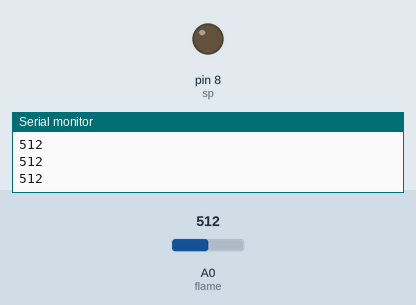
Recording of a sketch running on a simulated Arduino Uno, built with avr-gcc and run on an emulated ATmega328P. Parts: output pins drawn as LEDs (lit = HIGH), the last lines printed to the serial monitor. Inputs (shaded band) come from the test bench; at power-on: A0 (flame) = 512.

Above: at 1.3 s.
1.4 s: A0 (flame) set to 990
2.9 s: A0 (flame) set to 1015
At 3.4 s:
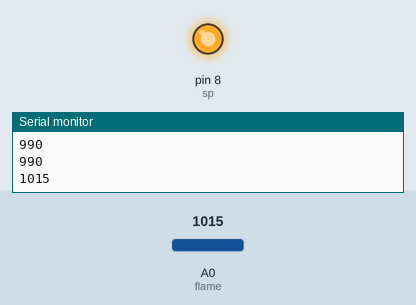
4.5 s: A0 (flame) set to 900
At 5.7 s:
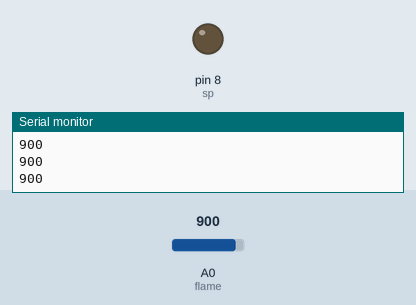
6.0 s: A0 (flame) set to 1010
At 7.0 s:
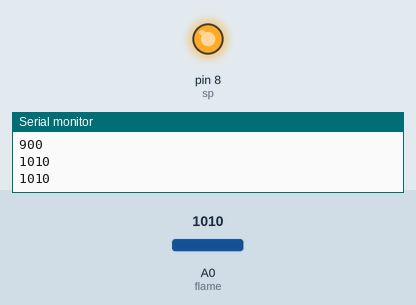
Timing chart, 0 to 8.5 s (numbered marks = the images above; inputs shaded):
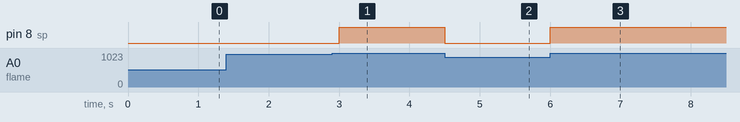

The sketch:

sketch_apr08d.ino
```cpp
int flame=A0; //정온식 화재감지기
int sp=8; //v피에조 스피커
int value=0;

void setup() {
  // put your setup code here, to run once:
  Serial.begin(9600);
  pinMode(flame, INPUT);
  pinMode(sp, OUTPUT);
}

void loop() {
  // put your main code here, to run repeatedly:
  value=analogRead(flame);
  Serial.println(value);
  if(value>=1000){
    digitalWrite(sp, HIGH);
  } else{
    digitalWrite(sp, LOW);
  }
  delay(500);
}
```

Measured:
- the behaviour switches between 999 and 1000 on A0 (flame) (found by bisection; images 0 and 1)
- after the input at 2.9 s, pin 8 (sp): LOW → HIGH after 0.10 s
- after the input at 4.5 s, pin 8 (sp): HIGH → LOW at once
- after the input at 6.0 s, pin 8 (sp): LOW → HIGH at once
